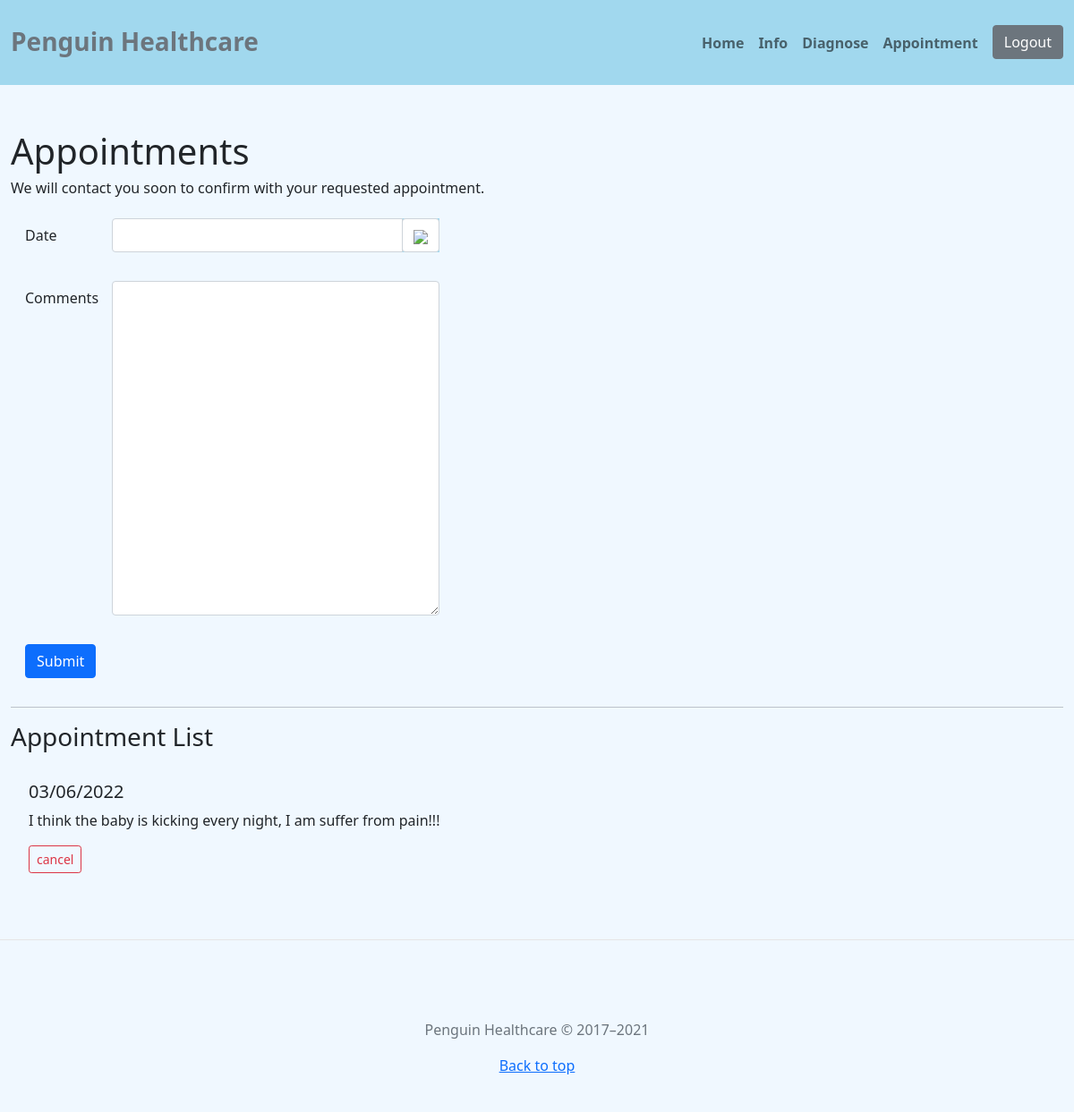
The page /appointment (signed in) on the database as committed earlier.
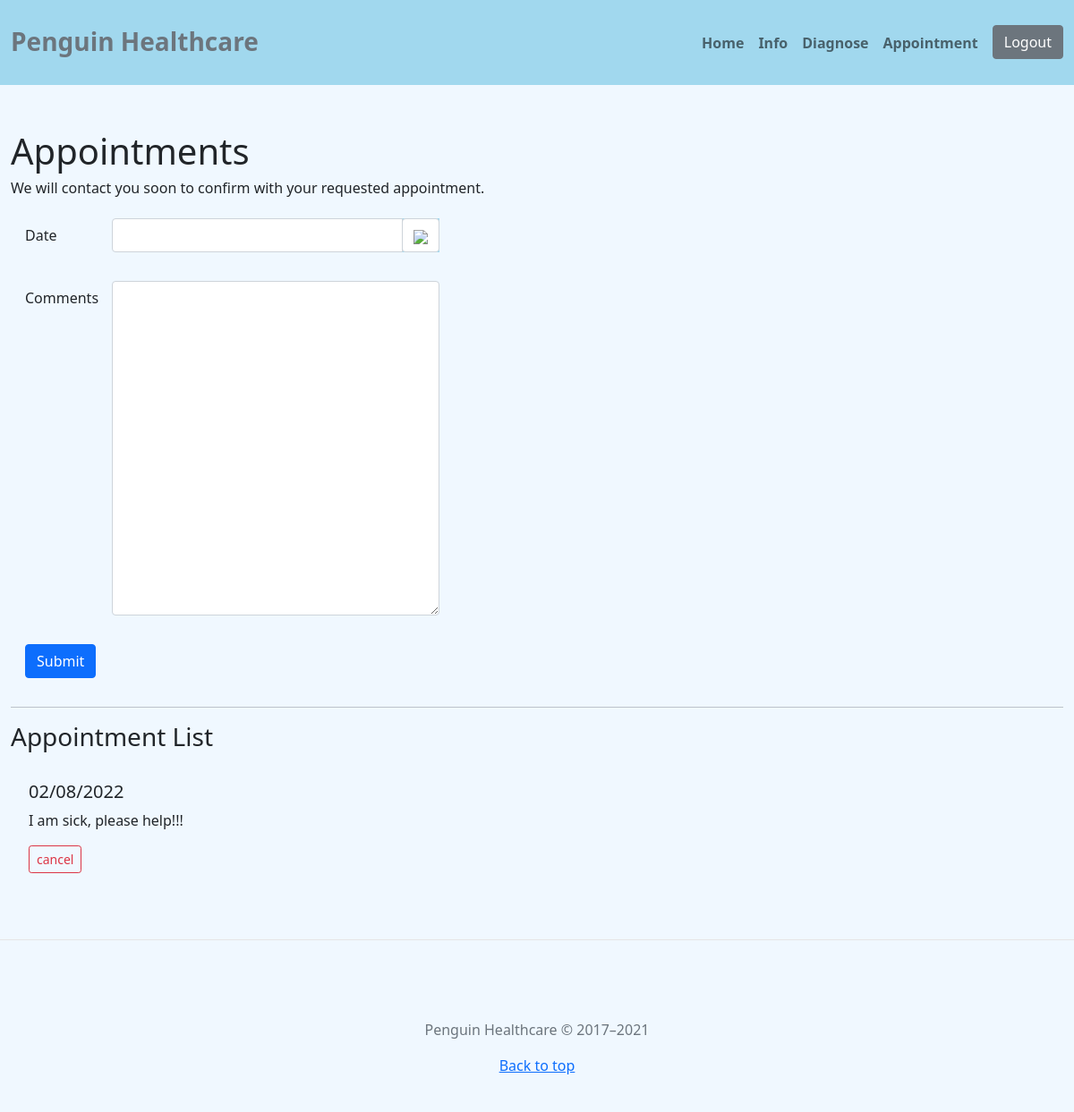
The same page on the database as committed later.
### website/database.py (models this page shows)
class Appointment(db.Model):
    id = db.Column(db.Integer, primary_key=True)
    date = db.Column(db.String(32), nullable=False)
    comment = db.Column(db.String(10240))
    user_id = db.Column(db.Integer, db.ForeignKey("user.id"))

### website/views.py (the view, shortened to what this page needs)
@views.route("/appointment", methods=["GET", "POST"])
@login_required
def appointment():
    return render_template("appointment.html", user=current_user)

### website/__init__.py (called while the page is built)
def create_app():
    app = Flask(__name__)
    app.config["SECRET_KEY"] = "17167055"
    app.config["SQLALCHEMY_DATABASE_URI"] = f"sqlite:///{DB_NAME}"
    db.init_app(app)
    from .views import views
    from .auth import auth
    from .articles import articles
    app.register_blueprint(views, url_prefix="/")
    app.register_blueprint(auth, url_prefix="/")
    app.register_blueprint(articles, url_prefix="/")
    from .database import User, Appointment
    create_database(app)
    login_manager = LoginManager()
    login_manager.login_view = 'auth.login'
    login_manager.init_app(app)
    @login_manager.user_loader
    def load_user(id):
        return User.query.get(int(id))
    return app

### website/templates/appointment.html (shortened to what this page needs)
{% extends "layout.html" %}
{% block content %}
<section id="appointment">
    <div class="container-xxl">
        <h1>Appointments</h1>
        <h6>We will contact you soon to confirm with your requested appointment.</h6>
        <form method="POST">
            <div class="row form-group p-3">
                <label for="date" class="col-sm-1 col-form-label">Date</label>
                <div class="col-sm-4">
                    <div class="input-group date" id="datepicker">
                        <input type="text" class="form-control" name="date" id="date">
                        <span class="input-group-append">
                            <span class="input-group-text bg-white d-block">
                                <img src="https://img.icons8.com/ios-filled/24/000000/calendar--v1.png" style="background-color:white"/>
                            </span>
                        </span>
                    </div>
                </div>
            </div>
            <div class="row form-group p-3">
                <label for="comment" class="col-sm-1 col-form-label">Comments</label>
                <div class="col-sm-4">
                    <textarea class="form-control" id="comment" name="comment" cols="30" rows="15"></textarea>
                </div>
            </div>
            <div class="d-grid gap-2 d-md-flex justify-content-md-start p-3">
                <button type="submit" class="btn btn-primary">Submit</button>
            </div>
        </form>
        <hr>
        <h3>Appointment List</h3>
        <div class="row form-group p-3">
            <ul class="list-group list-group-flush col-sm-6" id="notes">
                {% for appointment in user.appointments %}
                <li style="background-color:aliceblue" class="list-group-item">
                <h5>{{ appointment.date }}</h5>
                <p>{{ appointment.comment }}</p>
                <button type="button" class="btn btn-outline-danger btn-sm" onClick="deleteAppointment({{ appointment.id }})">
                    cancel
                </button>
                </li>
                {% endfor %}
            </ul>
        </div>
    </div>
</section>
{% endblock %}

### website/templates/layout.html (shortened to what this page needs)
<!doctype html>
<html lang="en">
<head>
    <link rel="stylesheet" href="https://cdn.jsdelivr.net/npm/bootstrap@5.0.2/dist/css/bootstrap.min.css"
>
    <link rel="stylesheet"
        href="https://cdnjs.cloudflare.com/ajax/libs/bootstrap-datepicker/1.9.0/css/bootstrap-datepicker.min.css">
    <link rel="stylesheet" type="text/css" href="./{{ url_for('static', filename='styles/style.css') }}">
</head>
<body>
    <nav class="navbar navbar-expand-md navbar-light">
        <div class="container-xxl">
            <a href="/home" class="navbar-brand">
                <span class="fw-bold text-secondary h3">Penguin Healthcare</span>
            </a>
            <div class="collapse navbar-collapse justify-content-end align-center" id="main-nav">
                <ul class="navbar-nav fw-bold">
                    <li class="nav-item">
                        <a class="nav-link" href="/home">Home</a>
                    </li>
                    <li class="nav-item">
                        <a class="nav-link" href="/info">Info</a>
                    </li>
                    <li class="nav-item">
                        <a class="nav-link" href="/diagnose">Diagnose</a>
                    </li>
                    <li class="nav-item">
                        <a class="nav-link" href="/appointment">Appointment</a>
                    </li>
                    <li class="nav-item ms-2 d-none d-md-inline" , id="btnLogout">
                        <a class="btn btn-secondary" href="/logout">Logout</a>
                    </li>
                </ul>
            </div>
        </div>
    </nav>
    {% block content %}{% endblock %}
    <footer class="blog-footer">
        <p class="mt-5 mb-3 text-muted">Penguin Healthcare &copy; 2017–2021</p>
        <p>
            <a href="#">Back to top</a>
        </p>
    </footer>
</body>
</html>

### website/static/styles/style.css (style rules this page uses)
* { margin: 0px; padding: 0px; background-color: aliceblue; }
.navbar { background-color: rgb(161, 216, 238); padding: 25px 0px; }
#main-nav, span, nav div.container-xxl, .nav-link, .navbar-brand, .navbar-nav, .navbar-toggler-icon, .collapse, #btnLogout { background-color: rgb(161, 216, 238); }
.blog-footer { padding: 2.5rem 0; color: #727272; text-align: center; border-top: 0.05rem solid #e5e5e5; }
.blog-footer p:last-child { margin-bottom: 0; }
#appointment { padding: 50px 0px; }

Rows that differ between the two databases and show on the page:
changed Appointment: date "03/06/2022" → "02/08/2022"; comment "I think the baby is kicking every night, I am suffer from pain!!!" → "I am sick, please help!!!"
